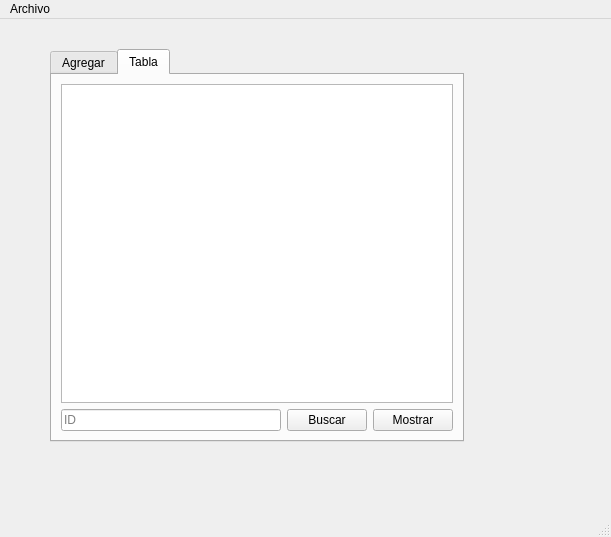
<?xml version="1.0" encoding="UTF-8"?>
<ui version="4.0">
 <class>MainWindow</class>
 <widget class="QMainWindow" name="MainWindow">
  <property name="geometry">
   <rect>
    <x>0</x>
    <y>0</y>
    <width>611</width>
    <height>537</height>
   </rect>
  </property>
  <property name="windowTitle">
   <string>MainWindow</string>
  </property>
  <widget class="QWidget" name="centralwidget">
   <widget class="QTabWidget" name="tabWidget">
    <property name="geometry">
     <rect>
      <x>50</x>
      <y>30</y>
      <width>414</width>
      <height>393</height>
     </rect>
    </property>
    <property name="currentIndex">
     <number>1</number>
    </property>
    <widget class="QWidget" name="tap">
     <attribute name="title">
      <string>Agregar</string>
     </attribute>
     <layout class="QGridLayout" name="gridLayout">
      <item row="0" column="0">
       <widget class="QGroupBox" name="groupBox">
        <property name="title">
         <string>PARTICULAS</string>
        </property>
        <layout class="QGridLayout" name="gridLayout_2">
         <item row="0" column="0">
          <widget class="QLabel" name="label">
           <property name="text">
            <string>ID</string>
           </property>
          </widget>
         </item>
         <item row="0" column="1">
          <widget class="QSpinBox" name="ID_spinBox"/>
         </item>
         <item row="1" column="0">
          <widget class="QLabel" name="label_2">
           <property name="text">
            <string>ORIGEN X</string>
           </property>
          </widget>
         </item>
         <item row="1" column="1">
          <widget class="QSpinBox" name="ORIGEN_X_spinBox"/>
         </item>
         <item row="2" column="0">
          <widget class="QLabel" name="label_3">
           <property name="text">
            <string>ORIGEN Y</string>
           </property>
          </widget>
         </item>
         <item row="2" column="1">
          <widget class="QSpinBox" name="ORIGEN_Y_spinBox"/>
         </item>
         <item row="3" column="0">
          <widget class="QLabel" name="x_label">
           <property name="text">
            <string>DESTINO X</string>
           </property>
          </widget>
         </item>
         <item row="3" column="1">
          <widget class="QSpinBox" name="x_spinBox">
           <property name="maximum">
            <number>500</number>
           </property>
          </widget>
         </item>
         <item row="4" column="0">
          <widget class="QLabel" name="y_label">
           <property name="text">
            <string>DESTINO Y</string>
           </property>
          </widget>
         </item>
         <item row="4" column="1">
          <widget class="QSpinBox" name="y_spinBox">
           <property name="maximum">
            <number>500</number>
           </property>
          </widget>
         </item>
         <item row="5" column="0">
          <widget class="QLabel" name="velocidad_label">
           <property name="text">
            <string>VELOCIDAD</string>
           </property>
          </widget>
         </item>
         <item row="5" column="1">
          <widget class="QSpinBox" name="velocidad_spinBox">
           <property name="maximum">
            <number>1000</number>
           </property>
          </widget>
         </item>
         <item row="6" column="0">
          <widget class="QLabel" name="rojo_label">
           <property name="text">
            <string>ROJO</string>
           </property>
          </widget>
         </item>
         <item row="6" column="1">
          <widget class="QSpinBox" name="rojo_spinBox">
           <property name="maximum">
            <number>255</number>
           </property>
          </widget>
         </item>
         <item row="7" column="0">
          <widget class="QLabel" name="verde_label">
           <property name="text">
            <string>VERDE</string>
           </property>
          </widget>
         </item>
         <item row="7" column="1">
          <widget class="QSpinBox" name="verde_spinBox"/>
         </item>
         <item row="8" column="0">
          <widget class="QLabel" name="azul_label">
           <property name="text">
            <string>AZUL</string>
           </property>
          </widget>
         </item>
         <item row="8" column="1">
          <widget class="QSpinBox" name="azul_spinBox"/>
         </item>
         <item row="9" column="0" colspan="2">
          <widget class="QPushButton" name="FINAL_pushButton">
           <property name="text">
            <string>AGREGAR AL FINAL</string>
           </property>
          </widget>
         </item>
         <item row="10" column="0" colspan="2">
          <widget class="QPushButton" name="inicio_pushButton">
           <property name="text">
            <string>AGREGAR AL INICIO</string>
           </property>
          </widget>
         </item>
         <item row="11" column="0" colspan="2">
          <widget class="QPushButton" name="mostrar_pushButton">
           <property name="text">
            <string>MOSTRAR</string>
           </property>
          </widget>
         </item>
        </layout>
       </widget>
      </item>
      <item row="0" column="1">
       <widget class="QPlainTextEdit" name="salida"/>
      </item>
     </layout>
    </widget>
    <widget class="QWidget" name="tab_2">
     <attribute name="title">
      <string>Tabla</string>
     </attribute>
     <layout class="QGridLayout" name="gridLayout_3">
      <item row="0" column="0" colspan="3">
       <widget class="QTableWidget" name="tableWidget"/>
      </item>
      <item row="1" column="0">
       <widget class="QLineEdit" name="Buscar_lineEdit">
        <property name="placeholderText">
         <string>ID</string>
        </property>
       </widget>
      </item>
      <item row="1" column="1">
       <widget class="QPushButton" name="buscar_pushButton">
        <property name="text">
         <string>Buscar</string>
        </property>
       </widget>
      </item>
      <item row="1" column="2">
       <widget class="QPushButton" name="mostrar_tabla_pushButton">
        <property name="text">
         <string>Mostrar</string>
        </property>
       </widget>
      </item>
     </layout>
    </widget>
   </widget>
  </widget>
  <widget class="QMenuBar" name="menubar">
   <property name="geometry">
    <rect>
     <x>0</x>
     <y>0</y>
     <width>611</width>
     <height>21</height>
    </rect>
   </property>
   <widget class="QMenu" name="menuArchivo">
    <property name="title">
     <string>Archivo</string>
    </property>
    <addaction name="actionAbrir"/>
    <addaction name="actionGuardar"/>
   </widget>
   <addaction name="menuArchivo"/>
  </widget>
  <widget class="QStatusBar" name="statusbar"/>
  <action name="actionAbrir">
   <property name="text">
    <string>Abrir</string>
   </property>
   <property name="shortcut">
    <string>Ctrl+O</string>
   </property>
  </action>
  <action name="actionGuardar">
   <property name="text">
    <string>Guardar</string>
   </property>
   <property name="shortcut">
    <string>Ctrl+S</string>
   </property>
  </action>
 </widget>
 <resources/>
 <connections/>
</ui>
